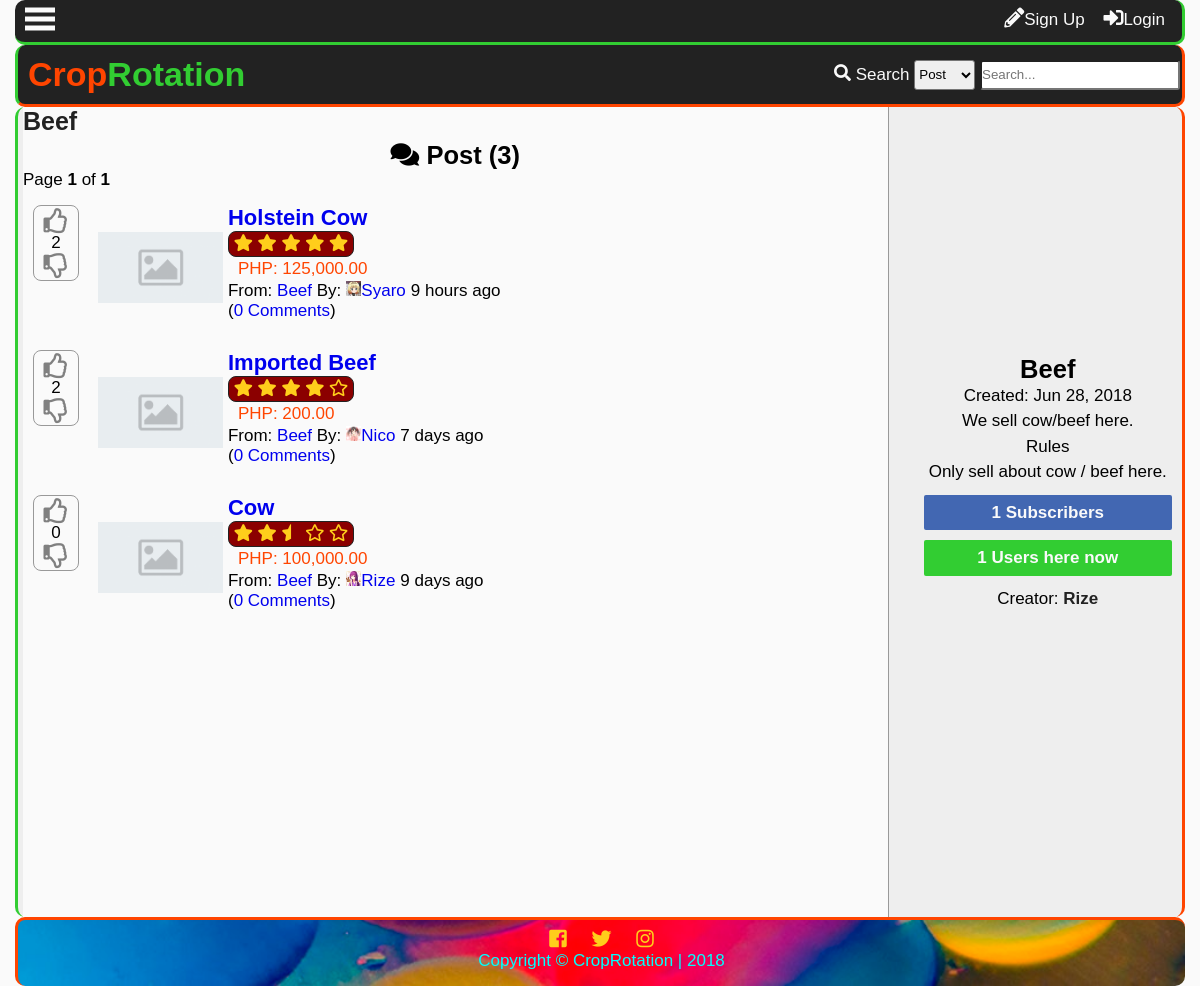
The page /forums.php?id=11 on the database as committed earlier.
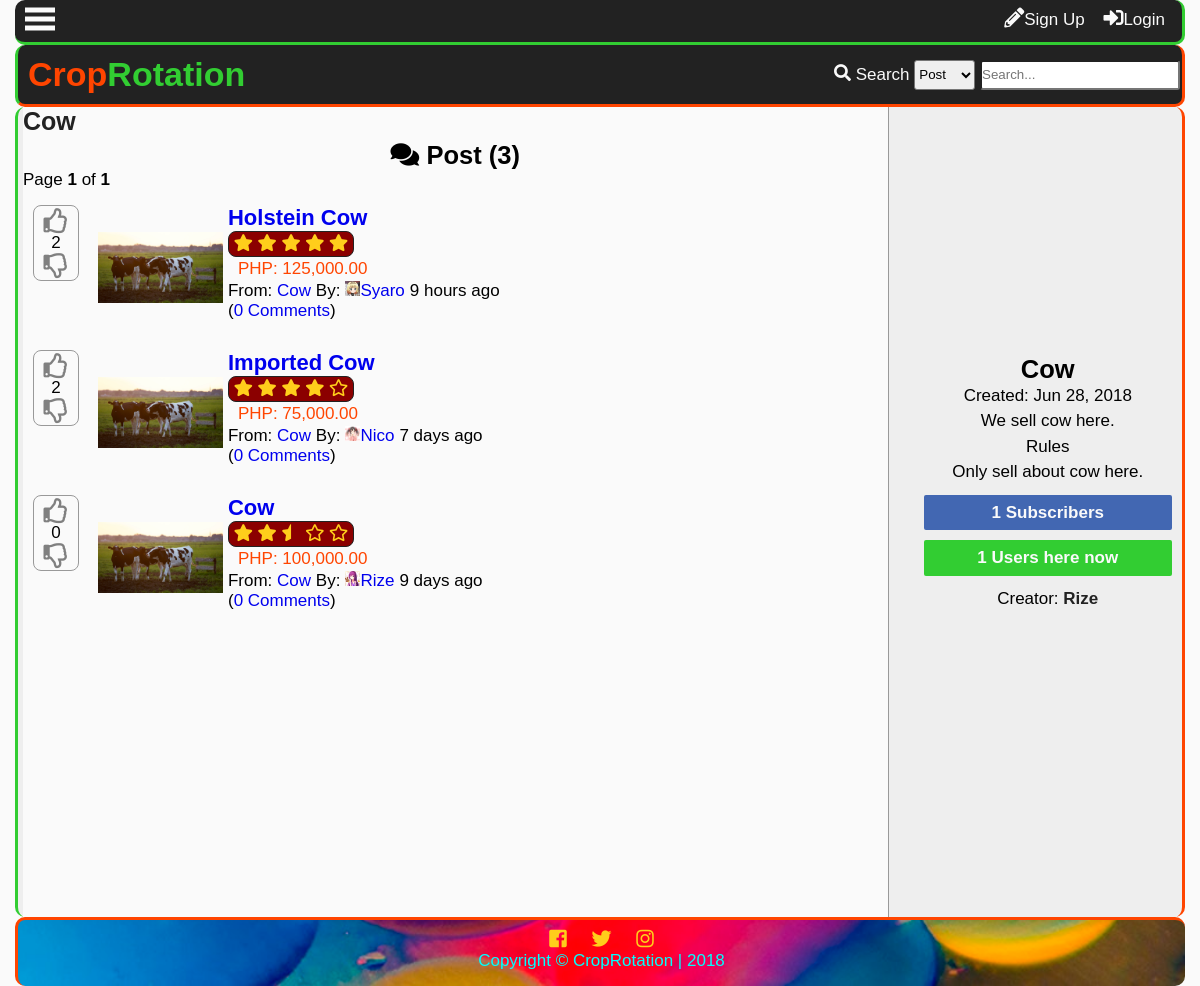
The same page on the database as committed later.
### tables this page shows
CREATE TABLE `tblforum` (
  `forumid` int(11) NOT NULL,
  `title` varchar(100) NOT NULL,
  `name` varchar(100) NOT NULL,
  `datecreated` datetime DEFAULT NULL,
  `description` varchar(255) NOT NULL,
  `creator` int(11) NOT NULL,
  `views` int(11) NOT NULL,
  `subscriber` int(11) NOT NULL
);

CREATE TABLE `tblpost` (
  `postid` int(11) NOT NULL,
  `forumid` int(11) NOT NULL,
  `title` varchar(150) NOT NULL,
  `datecreated` datetime DEFAULT NULL,
  `description` text NOT NULL,
  `price` decimal(10,2) NOT NULL,
  `img` varchar(150) NOT NULL,
  `starter` int(11) NOT NULL,
  `score` int(11) NOT NULL,
  `views` int(11) NOT NULL,
  `comments` int(11) NOT NULL
);

CREATE TABLE `tbluser` (
  `userid` int(11) NOT NULL,
  `username` varchar(100) NOT NULL,
  `password` varchar(100) NOT NULL,
  `firstname` varchar(100) NOT NULL,
  `middlename` varchar(100) NOT NULL,
  `lastname` varchar(100) NOT NULL,
  `birthday` varchar(20) NOT NULL,
  `datecreated` timestamp NOT NULL DEFAULT '0000-00-00 00:00:00',
  `email` varchar(100) NOT NULL,
  `website` varchar(255) NOT NULL,
  `location` varchar(255) NOT NULL,
  `usertypeid` int(11) NOT NULL,
  `access` int(11) NOT NULL,
  `imgname` varchar(100) NOT NULL,
  `imgtype` varchar(100) NOT NULL,
  `imgpath` varchar(200) NOT NULL,
  `bio` text NOT NULL,
  `is_show_email` tinyint(1) NOT NULL,
  `gender` int(11) NOT NULL,
  `lastupdate` timestamp NOT NULL DEFAULT '0000-00-00 00:00:00',
  `lastonline` timestamp NOT NULL DEFAULT '0000-00-00 00:00:00',
  `profileviews` int(11) NOT NULL
);

### forums.php (the view, shortened to what this page needs)
<?php
include'functions.php';
require_once('connection.php');
$forums = $_GET['id'];
$sql = "SELECT username,forumid,title,name,description,t1.datecreated,subscriber FROM tblforum AS t1
LEFT JOIN tbluser
	ON userid = creator
WHERE forumid='$forums'";
$result = $conn->query($sql);
$fetch = $result->fetch_object();
if($fetch){
$fid = $fetch->forumid;
$title = $fetch->title;
$name = $fetch->name;
$desc = $fetch->description;
$subcount = $fetch->subscriber;
$date = date("M j, Y", strtotime($fetch->datecreated));
$creator = $fetch->username;
}
?>
<!DOCTYPE html>
<html lang="en">
<head>
    <link rel="stylesheet" href="css/style.css">
  	<link rel="stylesheet" href="css/fontawesome-all.css">
</head>
<body>
	<div class="main-container">
	<?php
		addheader();
	?>
	<div class="other-content">
		<div class="forum-grid">
			<div class="main-forum">
				<h1><?php
				if($fetch){
				echo '<a id="top-title" href="forums.php?id='.$fid.'">'.$name.'</a>';} ?></h1>
				<ul id="forum-list">
<?php
$sql = "SELECT postid FROM tblpost
	LEFT JOIN tblforum
		ON tblpost.forumid = tblforum.forumid
	LEFT JOIN tbluser
		ON userid = starter
	WHERE tblpost.forumid='$forums'
	ORDER BY postid DESC";
$result=$conn->query($sql);
$rows=$result->num_rows;
$page_rows = 25;
$last = ceil($rows/$page_rows);
$pagenum = 1;
$limit = 'LIMIT ' .($pagenum - 1) * $page_rows .',' .$page_rows;
$sql = "SELECT postid,tblpost.forumid,name,tblpost.title,tblpost.datecreated,username,imgpath,img,price,comments,score,(((tblpost.views*0.2) + (score*0.8))/((NOW()-tblpost.datecreated)/331536000)) AS trending FROM tblpost
	LEFT JOIN tblforum
		ON tblpost.forumid = tblforum.forumid
	LEFT JOIN tbluser
		ON userid = starter
	WHERE tblpost.forumid='$forums'
	ORDER BY trending DESC $limit";
	$result = $conn->query($sql);
$textline1 = "<i class='fas fa-comments'></i> Post (<b>$rows</b>)";
$textline2 = "Page <b>$pagenum</b> of <b>$last</b>";
$paginationCtrls = '';
 echo'<h2>  '.$textline1.'</h2>
  <p>  '.$textline2.' </p>
  <div id="pagination_controls"> '.$paginationCtrls.'</div>';
	while($row=$result->fetch_object()){
		$id = $row->postid;
		$forumid = $row->forumid;
		$forum = $row->name;
		$ptitle = $row->title;
		$name = $row->username;
		$comments = $row->comments;
		$datep = $row->datecreated;
		$score = $row->score;
		$flair= $row->imgpath;
		$pimg=$row->img;
		if(!$pimg){
			$pimg='img/noimage.png';
		}
		$price = $row->price;
		echo '<li value="'.$id.'">
 		<div class="forum-post-grid">';
 		if(isset($_SESSION['id'])){
		$sql2 = "SELECT upvoteid FROM tblupvotepost WHERE user='$uid' and post='$id'";
		$result2 = $conn->query($sql2);
		$upvote = $result2->num_rows;
		$sql3 = "SELECT downvoteid FROM tbldownvotepost WHERE user='$uid' and post='$id'";
		$result3 = $conn->query($sql3);
		$downvote = $result3->num_rows;
 		echo'
 		<div class="vote">';
 			if(!$upvote){
 			echo'<div id="up-'.$id.'" style="color:gray;" value="'.$id.'" onclick="upvotepost(this)" class="upvote"><i class="far fa-thumbs-up"></i></div>';
 			}else{
 			echo'<div id="up-'.$id.'" style="color:orangered;" value="'.$id.'" onclick="upvotepost(this)" class="upvote"><i class="far fa-thumbs-up"></i></div>';
 			}
 			if($score<0){
 				$score=0;
 			}
			echo'
			<div id="score-'.$id.'">'.$score.'</div>';
			if(!$downvote){
			echo'
			<div id="down-'.$id.'" style="color:gray;" value="'.$id.'" onclick="downvotepost(this)" class="downvote"><i class="far fa-thumbs-down"></i>
			</div>';
			}else{
			echo'
			<div id="down-'.$id.'" style="color:blue;" value="'.$id.'" onclick="downvotepost(this)" class="downvote"><i class="far fa-thumbs-down"></i>
			</div>';
			}
			echo'
		</div>';
		}else{
			echo'
		<div class="vote">
 			<div class="upvote" style="color:gray;" onclick="showlogin()">
			<i class="far fa-thumbs-up"></i>
			</div>';
			echo'<div>'.$score.'</div>
			<div class="downvote" style="color:gray;" onclick="showlogin()">
			<i class="far fa-thumbs-down"></i>
		</div>
		</div>';
		}
		echo '<div class="post-image">
			<img src='.$pimg.'>
		</div>';
		echo'<div class="post-right">
		<p class="main-forum-title"><a href="reply.php?id='.$forumid.'&thread='.$id.'">'.$ptitle.'</a></p>';
		$sql3 = "SELECT upvoteid FROM tblupvotepost WHERE post='$id'";
			$result3 = $conn->query($sql3);
			$upvotecount = $result3->num_rows;
			$sql4 = "SELECT downvoteid FROM tbldownvotepost WHERE post='$id'";
			$result4 = $conn->query($sql4);
			$downvotecount = $result4->num_rows;
			$total = $upvotecount + $downvotecount;
			if ($total==0){
				$upvotecount = 1;
				$total = 2;
			}
			$percent = round($upvotecount/$total * 100);
			starsystem($percent);
		echo'<div class="price">PHP: '.number_format($price,2).'</div>';
		echo'<div class="second-line">
			<div class="from">
				From: <a href="forums.php?id='.$forumid.'">
				'.$forum.'</a> By:
			</div>
			<div class="by">
				<a href="profile.php?name='.$name.'">
				<p><div class="flair">
					<img src="'.$flair.'">
				</div>'.$name.'</a>
			</div>
			<div class="when">
				'.time_elapsed_string($datep).'
			</div>
		</div>
		<div class="com">
			<p>(<a href="reply.php?id='.$forumid.'&thread='.$id.'">'.$comments.' Comments</a>)</p>
		</div>
		</div>
		</div>
		</li>';
	}
?>
			</ul>
			</div>
			<div class="forum-sidebar">
				<?php
					forumcontrols();
				?>
				<div class="forum-panel">
					<h2 id="forum-name"><?php if($fetch){ echo $title;}?></h2>
					<div class="" id="forum-date"><?php if($fetch){echo 'Created: '.$date;} ?></div>
					<p id="description"><?php if($fetch){echo nl2br($desc);} ?></p>
					<p id="subscriber-count"><?php if($fetch){echo $subcount;} ?> Subscribers</p>
					<p id="users-count">1 Users here now</p>
					<?php
						if($fetch){
							echo'Creator: <a class="creator" href=
							profile.php?='.$creator.'">'.$creator.'</a>';
						}
					?>
				</div>
			</div>
		</div>
	</div>
	<?php
		addfooter();
	?>
	</div>
</body>
</html>

### functions.php (shortened to what this page needs)
<?php
function addheader(){
	echo'<header id="main-header">
			<div class="grid-header">
				<div class="box1">
					<h1 id="header-text"><a href="index.php"><span id="first-text">Crop</span><span id="second-text">Rotation</span></a></h1>
				</div>
				<div class="box2">';
						search_function();
				echo'</div>
				<div class="modal2">
				</div>
				<div id="search-dropdown">
				</div>
			</div>
		</header>
		<div class="subheader">
			<div class="subgrid">
				<div class="svg">
					<p class="open-slide" onclick="openSlideMenu()">
						<svg width="30" height="30">
							<path d="M0,5 30,5" stroke="#fafafa" stroke-width="5"/>
							<path d="M0,14 30,14" stroke="#fafafa" stroke-width="5"/>
							<path d="M0,23 30,23" stroke="#fafafa" stroke-width="5"/>
						</svg>
					</p>
				</div>
				<div class="profile-grid">';
						session_button();
				echo'</div>
			</div>
		</div>
	';
}
function addfooter(){
	echo'<footer id="main-footer">
			<div class="container">
				<a target="_blank" title="Like us on Facebook" href="https://www.facebook.com/"><i class="fab fa-facebook-square"></i></a>
				<a target="_blank" title="Follow us on Twitter" href="https://twitter.com/"><i class="fab fa-twitter"></i></a>
				<a target="_blank" title="Follow us on Instagram" href="https://www.instagram.com/?hl=ens"><i class="fab fa-instagram"></i></a>
				<p>Copyright &copy; <span id="company">CropRotation</span> | 2018</p>
			</div>
		</footer>';
}
function time_elapsed_string($datetime, $full = false) {
    $now = new DateTime;
    $ago = new DateTime($datetime);
    $diff = $now->diff($ago);
    $string = array(
        'y' => 'year',
        'm' => 'month',
        'd' => 'day',
        'h' => 'hour',
        'i' => 'minute',
        's' => 'second',
    );
    foreach ($string as $k => &$v) {
        if ($diff->$k) {
            $v = $diff->$k . ' ' . $v . ($diff->$k > 1 ? 's' : '');
        } else {
            unset($string[$k]);
        }
    }
    if (!$full) $string = array_slice($string, 0, 1);
    return $string ? implode(', ', $string) . ' ago' : 'just now';
}
function session_button(){
	$conn = mysqli_connect ("localhost", "root", "", "itsproject");
	if(isset($_SESSION['id'])){
	$id=$_SESSION['id'];
		$sql="SELECT imgpath FROM tbluser WHERE userid=".$id."";
		$result=$conn->query($sql);
		$row=$result->fetch_object();
		$tn_image=$row->imgpath;
		if($tn_image==''){
			$tn_image='img/default.png';
		}
$sql="SELECT pmid FROM tblpm WHERE receiverid='$id' AND checked=0 GROUP BY senderid";
$result=$conn->query($sql);
$count=$result->num_rows;
		echo'<a class="button" title="Check your messages" href="inbox.php?name='.$_SESSION["name"].'"><i class="far fa-envelope"></i><span id="pmnum">'.$count.'</span></a>';
$sql="SELECT notifid FROM tblnotif
	WHERE receiverid='$id' and checked=0
	";
$result=$conn->query($sql);
$count=$result->num_rows;
		echo'<a class="button" id="notifbtn" title="Check your notifications" onclick="toggleNotif()""><i class="far fa-bell"></i><span id="notifnum">'.$count.'</span></a>
		<a class="button" href=profile.php?name='.$_SESSION['name'].'>
		'.$_SESSION["name"].'\'s Profile<div class="top-tn"><img src="'.$tn_image.'""></div></a>';
		echo'<div id="notifdrop">
		Notifications
		<ul>';
$sql="SELECT notifid,username,imgpath,receiverid,notifdate,notiftype,checked,details,details2 FROM tblnotif
	LEFT JOIN tbluser
		ON tblnotif.userid=tbluser.userid
	WHERE receiverid='$id'
	ORDER BY notifid DESC
	LIMIT 10";
$result=$conn->query($sql);
$count=$result->num_rows;
if($count==0){
	echo'<li>No notifications yet...</li>';
}else{
while($rows=$result->fetch_object())
{
$nid=$rows->notifid;
$uname=$rows->username;
$rid=$rows->receiverid;
$date=time_elapsed_string($rows->notifdate);
$type=$rows->notiftype;
$imgpath=$rows->imgpath;
$uname=$rows->username;
$details=$rows->details;
$details2=$rows->details2;
if(!$imgpath){
	$imgpath='img/default.png';
}
if($type==1){
	echo'<li><div class="comment-tn">
				<img src="'.$imgpath.'">
			</div> <a class="n1" href="profile.php?name='.$uname.'">'.$uname.'</a> <a class="n2" href="profile.php?name='.$_SESSION['name'].'#comment'.$details.'"> has commented on your profile '.$date.'</a></li>';
} else if($type==2){
	if ($details2==1){
	echo'<li><div class="comment-tn">
				<img src="'.$imgpath.'">
			</div>
			 <a class="n1" href="profile.php?name='.$uname.'">'.$uname.'</a> has sent a friend request '.$date.'<br>
		<div id="fr-'.$nid.'"><a class="fr-yes" onclick="friendyes(this)" value="'.$nid.'">Yes</a> <a class="fr-no" onclick="friendno(this)" value="'.$nid.'">No</a>
		</div>
		</li>';
	} else if($details2==2){
		echo'<li><div class="comment-tn">
				<img src="'.$imgpath.'">
			</div>
			 <a class="n1" href="profile.php?name='.$uname.'">'.$uname.'</a> has sent a friend request '.$date.'<br>
		<div id="fr-'.$nid.'">
			Request Accepted
		</div>
		</li>';
	} else if($details2==3){
		echo'<li><div class="comment-tn">
				<img src="'.$imgpath.'">
			</div>
			 <a class="n1" href="profile.php?name='.$uname.'">'.$uname.'</a> has sent a friend request '.$date.'<br>
		<div id="fr-'.$nid.'">
			Request Denied
		</div>
		</li>';
	}
}else if ($type==3){
	echo'<li><i class="fas fa-ban banned"></i> Sorry, your profile picture has been removed.<br>
	Please read the rules and guidelines.</li>';
}
}
}
		echo'<center><a id="seeallnotif" href="notification.php">See all notifications</a></center>
		</ul>
		</div>';
	}else{
		echo'<a href ="register.php" class="button"><i class="fas fa-pencil-alt"></i></i>Sign Up</a>
		<a id="modalBtn" class="button"><i class="fas fa-sign-in-alt"></i>Login</a>';
	}
}
function search_function(){
	echo'
		<form action="search.php" method="get">
			<i class="fas fa-search"></i>
			<label>Search</label>
			<select name="criteria" id="criteria">
				<option value="3">Post</option>
				<option value="1">Forum</option>
				<option value="2">User</option>
			</select>
			<input type="text" onkeyup="searchdropdown()" required name="search-text" placeholder="Search..." id="search-text" autocomplete="off">
		</form>
	';
}
function forumcontrols(){
	if(!isset($_SESSION['id'])){
		echo'<div id="sidebar-blank"></div>';
		}
}
function starsystem($percent){
	echo'<div class="star-system" title="'.$percent.'% of voters likes this">';
	if($percent>=98){
	echo'
		<i class="fas fa-star"></i>
		<i class="fas fa-star"></i>
		<i class="fas fa-star"></i>
		<i class="fas fa-star"></i>
		<i class="fas fa-star"></i>
	';
	}else if($percent>=75 & $percent<85){
	echo'
		<i class="fas fa-star"></i>
		<i class="fas fa-star"></i>
		<i class="fas fa-star"></i>
		<i class="fas fa-star"></i>
		<i class="far fa-star"></i>
	';
	}else if($percent>=45 & $percent<55){
	echo'
		<i class="fas fa-star"></i>
		<i class="fas fa-star"></i>
		<i class="fas fa-star-half"></i>
		<i class="far fa-star"></i>
		<i class="far fa-star"></i>
	';
	}else if($percent>=35 & $percent<45){
	echo'
		<i class="fas fa-star"></i>
		<i class="fas fa-star"></i>
		<i class="far fa-star"></i>
		<i class="far fa-star"></i>
		<i class="far fa-star"></i>
	';
	}else if($percent>=25 & $percent<35){
	echo'
		<i class="fas fa-star"></i>
		<i class="fas fa-star-half"></i>
		<i class="far fa-star"></i>
		<i class="far fa-star"></i>
		<i class="far fa-star"></i>
	';
	}else if($percent>=15 & $percent<25){
	echo'
		<i class="fas fa-star"></i>
		<i class="far fa-star"></i>
		<i class="far fa-star"></i>
		<i class="far fa-star"></i>
		<i class="far fa-star"></i>
	';
	}else if($percent>=4 & $percent<15){
	echo'
		<i class="fas fa-star-half"></i>
		<i class="far fa-star"></i>
		<i class="far fa-star"></i>
		<i class="far fa-star"></i>
		<i class="far fa-star"></i>
	';
	}else if($percent<4){
	echo'
		<i class="far fa-star"></i>
		<i class="far fa-star"></i>
		<i class="far fa-star"></i>
		<i class="far fa-star"></i>
		<i class="far fa-star"></i>
	';
	}
	echo'</div>';
}

Rows that differ between the two databases and show on the page:
changed tblforum "Rize": name "Beef" → "Cow"; title "Beef" → "Cow"; description "We sell cow/beef here. Rules Only sell about cow / beef here." → "We sell cow here. Rules Only sell about cow here."
changed tblpost "Holstein Cow": img: picture added in place of a placeholder; forumid.name "Beef" → "Cow"
changed tblpost "Nico": img: picture added in place of a placeholder; title "Imported Beef" → "Imported Cow"; price "200.00" → "75,000.00"; forumid.name "Beef" → "Cow"
changed tblpost "9 days ago": img: picture added in place of a placeholder; forumid.name "Beef" → "Cow"
